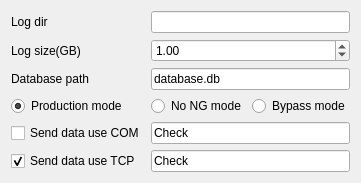
          <widget class="QWidget" name="tab_6">
           <attribute name="title">
            <string>System</string>
           </attribute>
           <layout class="QGridLayout" name="gridLayout_12">
            <item row="2" column="0">
             <widget class="QLabel" name="label_24">
              <property name="text">
               <string>Database path</string>
              </property>
             </widget>
            </item>
            <item row="0" column="0">
             <widget class="QLabel" name="label_22">
              <property name="sizePolicy">
               <sizepolicy hsizetype="Expanding" vsizetype="Fixed">
                <horstretch>0</horstretch>
                <verstretch>0</verstretch>
               </sizepolicy>
              </property>
              <property name="text">
               <string>Log dir</string>
              </property>
             </widget>
            </item>
            <item row="1" column="0">
             <widget class="QLabel" name="label_23">
              <property name="text">
               <string>Log size(GB)</string>
              </property>
             </widget>
            </item>
            <item row="3" column="2">
             <widget class="QRadioButton" name="radio_no_ng_mode">
              <property name="text">
               <string>No NG mode</string>
              </property>
              <attribute name="buttonGroup">
               <string notr="true">button_group_mode</string>
              </attribute>
             </widget>
            </item>
            <item row="3" column="3">
             <widget class="QRadioButton" name="radio_bypass_mode">
              <property name="text">
               <string>Bypass mode</string>
              </property>
              <property name="checked">
               <bool>false</bool>
              </property>
              <attribute name="buttonGroup">
               <string notr="true">button_group_mode</string>
              </attribute>
             </widget>
            </item>
            <item row="2" column="2" colspan="2">
             <widget class="QLineEdit" name="line_edit_database_path">
              <property name="inputMask">
               <string/>
              </property>
              <property name="text">
               <string>database.db</string>
              </property>
              <property name="echoMode">
               <enum>QLineEdit::Normal</enum>
              </property>
              <property name="placeholderText">
               <string/>
              </property>
             </widget>
            </item>
            <item row="1" column="2" colspan="2">
             <widget class="QDoubleSpinBox" name="spin_box_log_size">
              <property name="sizePolicy">
               <sizepolicy hsizetype="Expanding" vsizetype="Fixed">
                <horstretch>0</horstretch>
                <verstretch>0</verstretch>
               </sizepolicy>
              </property>
              <property name="maximum">
               <double>500.000000000000000</double>
              </property>
              <property name="value">
               <double>1.000000000000000</double>
              </property>
             </widget>
            </item>
            <item row="0" column="2" colspan="2">
             <widget class="QLineEdit" name="line_edit_log_dir">
              <property name="sizePolicy">
               <sizepolicy hsizetype="Expanding" vsizetype="Fixed">
                <horstretch>2</horstretch>
                <verstretch>2</verstretch>
               </sizepolicy>
              </property>
              <property name="text">
               <string/>
              </property>
              <property name="placeholderText">
               <string/>
              </property>
             </widget>
            </item>
            <item row="4" column="0">
             <widget class="QCheckBox" name="check_box_send_data_use_com">
              <property name="text">
               <string>Send data use COM</string>
              </property>
              <property name="checked">
               <bool>false</bool>
              </property>
             </widget>
            </item>
            <item row="5" column="0">
             <widget class="QCheckBox" name="check_box_send_data_use_tcp">
              <property name="text">
               <string>Send data use TCP</string>
              </property>
              <property name="checked">
               <bool>true</bool>
              </property>
             </widget>
            </item>
            <item row="3" column="0">
             <widget class="QRadioButton" name="radio_production_mode">
              <property name="text">
               <string>Production mode</string>
              </property>
              <property name="checked">
               <bool>true</bool>
              </property>
              <attribute name="buttonGroup">
               <string notr="true">button_group_mode</string>
              </attribute>
             </widget>
            </item>
            <item row="4" column="2" colspan="2">
             <widget class="QLineEdit" name="line_edit_code_send_data_use_com">
              <property name="text">
               <string>Check</string>
              </property>
             </widget>
            </item>
            <item row="5" column="2" colspan="2">
             <widget class="QLineEdit" name="line_edit_code_send_data_use_tcp">
              <property name="text">
               <string>Check</string>
              </property>
             </widget>
            </item>
           </layout>
          </widget>
